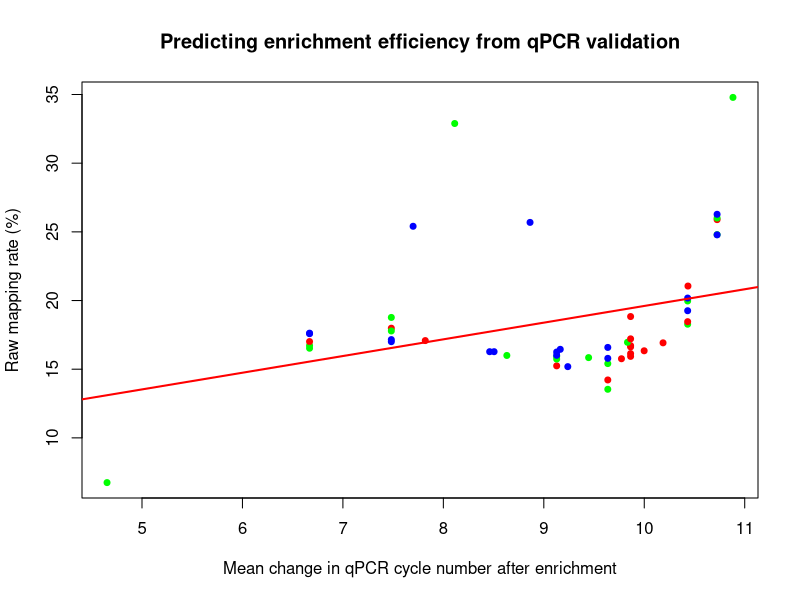
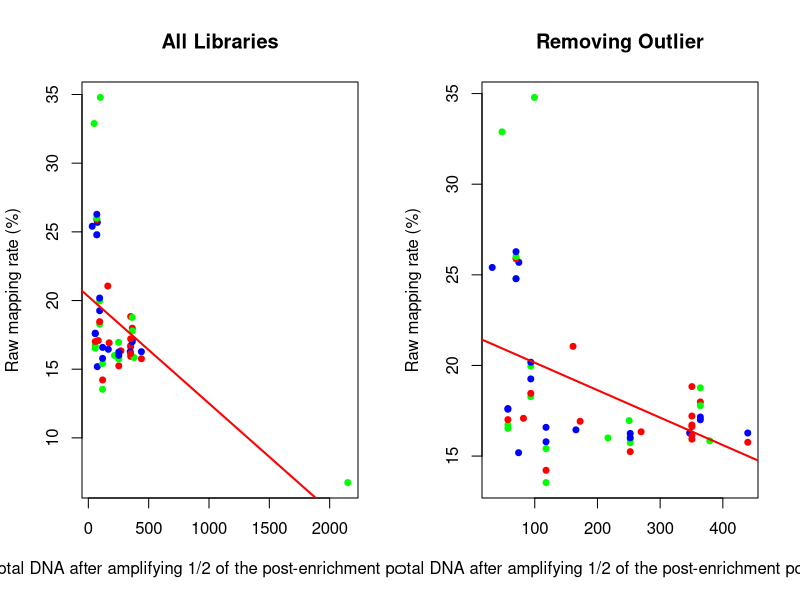
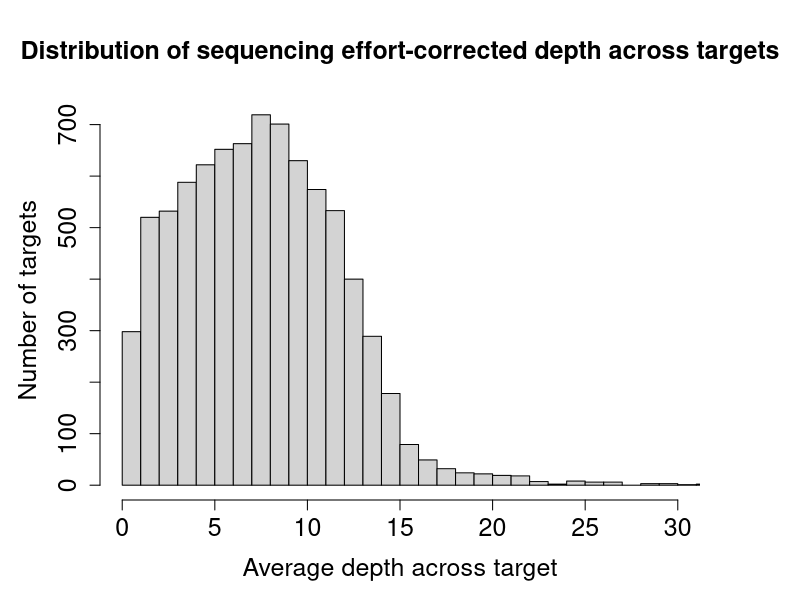
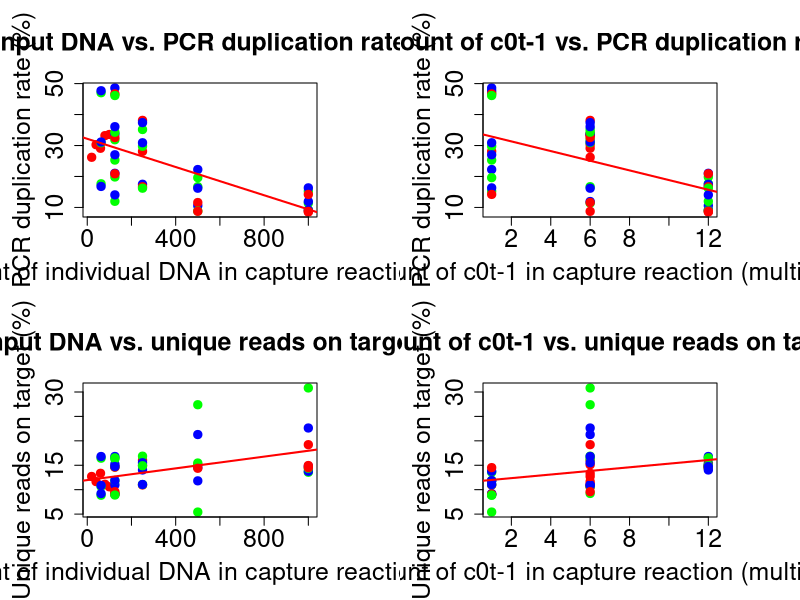
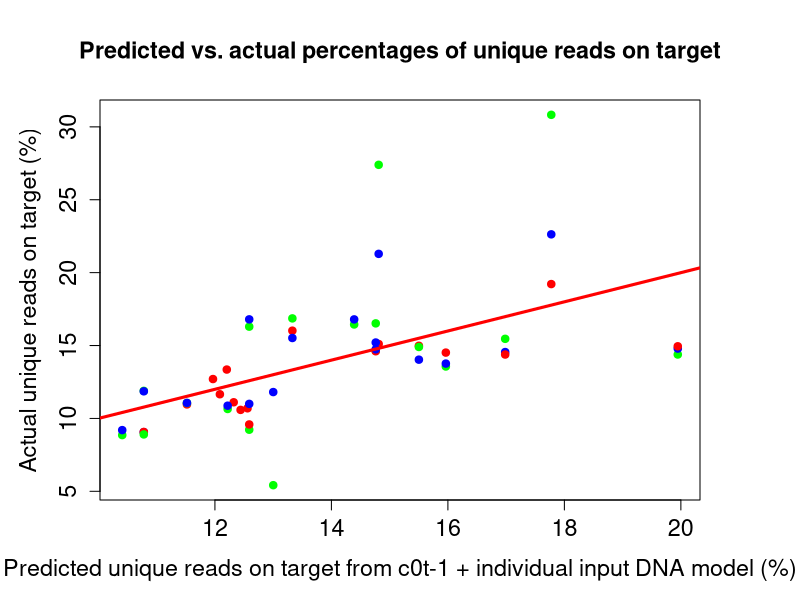

Generate these figures, in order, with R:
setwd("~/src/ambystomaCapture//")
mappingStatsNoDSN <- read.csv("mappingStats.csv", stringsAsFactors=FALSE)
mappingStatsNoDSN$post.50_uL_PCR_totalDNA <- mappingStatsNoDSN$post.50_uL_PCR_concentration_cleaned * 50
mappingStatsNoDSN$CTSonly6iterRawMapRatePERCENT <- mappingStatsNoDSN$CTSonly6iterRawMapRate * 100
mappingStatsNoDSN$CTSonly6iterDiscountMapRatePERCENT <- mappingStatsNoDSN$CTSonly6iterDiscountMapRate * 100
mappingStatsNoDSN$CTSonly6iterPercDupesPERCENT <- mappingStatsNoDSN$CTSonly6iterPercDupes * 100


# Figure 3
png("~/Box Sync//UCLA/Research/Papers/ambystoma_optimization/finalFigures/Fig3_qPCRave_to_rawMappingRate.png", width=600, height=600, units="px")
plot(mappingStatsNoDSN$CTSonly6iterRawMapRatePERCENT ~ mappingStatsNoDSN$Ave_delta_Cp, col=mappingStatsNoDSN$individual, pch=20, xlab="Mean change in qPCR cycle number after enrichment", ylab="Raw mapping rate (%)", main="Predicting enrichment efficiency from qPCR validation", cex=1.2)
abline(lm(mappingStatsNoDSN$CTSonly6iterRawMapRatePERCENT ~ mappingStatsNoDSN$Ave_delta_Cp), lwd=2, col="red")
dev.off()

# Figure 4
png("~/Box Sync//UCLA/Research/Papers/ambystoma_optimization/finalFigures/Fig4_PCRconcentration_to_rawMappingRate.png", width=1000, height=500, units="px")
par(mfrow=c(1,2))
plot(mappingStatsNoDSN$CTSonly6iterRawMapRatePERCENT ~ mappingStatsNoDSN$post.50_uL_PCR_totalDNA, col=mappingStatsNoDSN$individual, pch=20, xlab="Total DNA after amplifying 1/2 of the post-enrichment pool (ng)", ylab="Raw mapping rate (%)", main="All Libraries", cex=1.2)
abline(lm(mappingStatsNoDSN$CTSonly6iterRawMapRatePERCENT ~ mappingStatsNoDSN$post.50_uL_PCR_totalDNA), lwd=2, col="red")
plot(mappingStatsNoDSN$CTSonly6iterRawMapRatePERCENT[-18] ~ mappingStatsNoDSN$post.50_uL_PCR_totalDNA[-18], col=mappingStatsNoDSN$individual[-18], pch=20, xlab="Total DNA after amplifying 1/2 of the post-enrichment pool (ng)", ylab="Raw mapping rate (%)", main="Removing Outlier", cex=1.2)
abline(lm(mappingStatsNoDSN$CTSonly6iterRawMapRatePERCENT[-18] ~ mappingStatsNoDSN$post.50_uL_PCR_totalDNA[-18]), col="red", lwd=2)
dev.off()

# Figure 5: showing average target depth
# Within analyzeTargets.R
targetStatsAve <- read.csv("targetMetricsRENAMED.aveDepths.txt", sep="\t")
png("~/Box Sync//UCLA/Research/Papers/ambystoma_optimization/finalFigures/Fig5_targetAveDepths.png", width=600, height=600, units="px")
par(mar=c(5,5,5,5))
hist(targetStatsAve$AverageTargetDepthAcrossHSP, breaks=500, xlim=c(0,30), xlab="Average depth across target", ylab="Number of targets", main="Distribution of sequencing effort-corrected depth across targets", cex.axis=1.5, cex.lab=1.5, cex.main=1.5)
dev.off()

# Figure 6--4 panel showing reduction in PCR duplication rates with different variables and increase in unique read on target rate
png("~/Box Sync//UCLA/Research/Papers/ambystoma_optimization/finalFigures/Fig6_four-panel.png", width=1200, height=1200, units="px")
par(mfrow=c(2,2), mar=c(5,5,5,5))
# PCR duplication rates
plot(mappingStatsNoDSN$individual_dna_in_capture, mappingStatsNoDSN$CTSonly6iterPercDupesPERCENT, col=c(mappingStatsNoDSN$individual), cex=2, pch=20, xlab="Amount of individual DNA in capture reaction (ng)", ylab="PCR duplication rate (%)", main="Input DNA vs. PCR duplication rate", cex.lab=1.8, cex.main=1.8, cex.axis=1.8)
abline(lm(mappingStatsNoDSN$CTSonly6iterPercDupesPERCENT ~ mappingStatsNoDSN$individual_dna_in_capture), lwd=2, col="red")
plot(mappingStatsNoDSN$cot.multiplier, mappingStatsNoDSN$CTSonly6iterPercDupesPERCENT, col=mappingStatsNoDSN$individual, cex=2, pch=20, xlab="Amount of c0t-1 in capture reaction (multiplier)", ylab="PCR duplication rate (%)", main="Amount of c0t-1 vs. PCR duplication rate", cex.lab=1.8, cex.main=1.8, cex.axis=1.8)
abline(lm(mappingStatsNoDSN$CTSonly6iterPercDupesPERCENT ~ mappingStatsNoDSN$cot.multiplier), lwd=2, col="red")
# Discounted map rates
plot(mappingStatsNoDSN$individual_dna_in_capture, mappingStatsNoDSN$CTSonly6iterDiscountMapRatePERCENT, col=mappingStatsNoDSN$individual, cex=2, pch=20, xlab="Amount of individual DNA in capture reaction (ng)", ylab="Unique reads on target (%)", main="Input DNA vs. unique reads on target", cex.lab=1.8, cex.main=1.8, cex.axis=1.8)
abline(lm(mappingStatsNoDSN$CTSonly6iterDiscountMapRatePERCENT ~ mappingStatsNoDSN$individual_dna_in_capture), lwd=2, col="red")
plot(mappingStatsNoDSN$cot.multiplier, mappingStatsNoDSN$CTSonly6iterDiscountMapRatePERCENT, col=mappingStatsNoDSN$individual, cex=2, pch=20, xlab="Amount of c0t-1 in capture reaction (multiplier)", ylab="Unique reads on target (%)", main="Amount of c0t-1 vs. unique reads on target", cex.lab=1.8, cex.main=1.8, cex.axis=1.8)
abline(lm(mappingStatsNoDSN$CTSonly6iterDiscountMapRatePERCENT ~ mappingStatsNoDSN$cot.multiplier), lwd=2, col="red")
dev.off()

# Figure 7: showing predicted vs. expected values for two-variable model
png("~/Box Sync//UCLA/Research/Papers/ambystoma_optimization/finalFigures/Fig7_predictedVsRealValues.png", width=600, height=600, units="px")
par(mar=c(5,5,5,5))
twoVarModel <- lm(mappingStatsNoDSN$CTSonly6iterDiscountMapRatePERCENT ~ mappingStatsNoDSN$cot.multiplier + mappingStatsNoDSN$individual_dna_in_capture)
plot(twoVarModel$fitted.values, mappingStatsNoDSN$CTSonly6iterDiscountMapRatePERCENT, cex=1.5, pch=20, xlab="Predicted unique reads on target from c0t-1 + individual input DNA model (%)", ylab="Actual unique reads on target (%)", main="Predicted vs. actual percentages of unique reads on target", cex.lab=1.4, cex.main=1.4, cex.axis=1.4, col=mappingStatsNoDSN$individual)
abline(coef=c(0,1), lwd=3, col="red")
dev.off()


#summary(twoVarModel)


# Table 3: Model comparison for discounted mapping rate
  # Input DNA only
summary(lm(mappingStatsNoDSN$CTSonly6iterDiscountMapRate ~ mappingStatsNoDSN$individual_dna_in_capture))
AIC(lm(mappingStatsNoDSN$CTSonly6iterDiscountMapRate ~ mappingStatsNoDSN$individual_dna_in_capture))
BIC(lm(mappingStatsNoDSN$CTSonly6iterDiscountMapRate ~ mappingStatsNoDSN$individual_dna_in_capture))
  # cot1 only
summary(lm(mappingStatsNoDSN$CTSonly6iterDiscountMapRate ~ mappingStatsNoDSN$cot.multiplier))
AIC(lm(mappingStatsNoDSN$CTSonly6iterDiscountMapRate ~ mappingStatsNoDSN$cot.multiplier))
BIC(lm(mappingStatsNoDSN$CTSonly6iterDiscountMapRate ~ mappingStatsNoDSN$cot.multiplier))
  # individual only
summary(lm(mappingStatsNoDSN$CTSonly6iterDiscountMapRate ~ mappingStatsNoDSN$individual))
AIC(lm(mappingStatsNoDSN$CTSonly6iterDiscountMapRate ~ mappingStatsNoDSN$individual))
BIC(lm(mappingStatsNoDSN$CTSonly6iterDiscountMapRate ~ mappingStatsNoDSN$individual))
  # Input DNA and cot-1
summary(lm(mappingStatsNoDSN$CTSonly6iterDiscountMapRate ~ mappingStatsNoDSN$individual_dna_in_capture + mappingStatsNoDSN$cot.multiplier))
AIC(lm(mappingStatsNoDSN$CTSonly6iterDiscountMapRate ~ mappingStatsNoDSN$individual_dna_in_capture + mappingStatsNoDSN$cot.multiplier))
BIC(lm(mappingStatsNoDSN$CTSonly6iterDiscountMapRate ~ mappingStatsNoDSN$individual_dna_in_capture + mappingStatsNoDSN$cot.multiplier))
  # cot-1 and individual ID
summary(lm(mappingStatsNoDSN$CTSonly6iterDiscountMapRate ~ mappingStatsNoDSN$cot.multiplier + mappingStatsNoDSN$individual))
AIC(lm(mappingStatsNoDSN$CTSonly6iterDiscountMapRate ~ mappingStatsNoDSN$cot.multiplier + mappingStatsNoDSN$individual))
BIC(lm(mappingStatsNoDSN$CTSonly6iterDiscountMapRate ~ mappingStatsNoDSN$cot.multiplier + mappingStatsNoDSN$individual))
  # Input DNA and individual ID
summary(lm(mappingStatsNoDSN$CTSonly6iterDiscountMapRate ~ mappingStatsNoDSN$individual_dna_in_capture + mappingStatsNoDSN$individual))
AIC(lm(mappingStatsNoDSN$CTSonly6iterDiscountMapRate ~ mappingStatsNoDSN$individual_dna_in_capture + mappingStatsNoDSN$individual))
BIC(lm(mappingStatsNoDSN$CTSonly6iterDiscountMapRate ~ mappingStatsNoDSN$individual_dna_in_capture + mappingStatsNoDSN$individual))
  # Input DNA and cot-1 and individual ID
summary(lm(mappingStatsNoDSN$CTSonly6iterDiscountMapRate ~ mappingStatsNoDSN$individual_dna_in_capture + mappingStatsNoDSN$cot.multiplier + mappingStatsNoDSN$individual))
AIC(lm(mappingStatsNoDSN$CTSonly6iterDiscountMapRate ~ mappingStatsNoDSN$individual_dna_in_capture + mappingStatsNoDSN$cot.multiplier + mappingStatsNoDSN$individual))
BIC(lm(mappingStatsNoDSN$CTSonly6iterDiscountMapRate ~ mappingStatsNoDSN$individual_dna_in_capture + mappingStatsNoDSN$cot.multiplier + mappingStatsNoDSN$individual))



# Table 4: Model comparison for depth across HSP
# Input DNA only
summary(lm(mappingStatsNoDSN$AverageTargetDepthAcrossHSP ~ mappingStatsNoDSN$individual_dna_in_capture))
AIC(lm(mappingStatsNoDSN$AverageTargetDepthAcrossHSP ~ mappingStatsNoDSN$individual_dna_in_capture))
BIC(lm(mappingStatsNoDSN$AverageTargetDepthAcrossHSP ~ mappingStatsNoDSN$individual_dna_in_capture))
# cot1 only
summary(lm(mappingStatsNoDSN$AverageTargetDepthAcrossHSP ~ mappingStatsNoDSN$cot.multiplier))
AIC(lm(mappingStatsNoDSN$AverageTargetDepthAcrossHSP ~ mappingStatsNoDSN$cot.multiplier))
BIC(lm(mappingStatsNoDSN$AverageTargetDepthAcrossHSP ~ mappingStatsNoDSN$cot.multiplier))
# individual only
summary(lm(mappingStatsNoDSN$AverageTargetDepthAcrossHSP ~ mappingStatsNoDSN$individual))
AIC(lm(mappingStatsNoDSN$AverageTargetDepthAcrossHSP ~ mappingStatsNoDSN$individual))
BIC(lm(mappingStatsNoDSN$AverageTargetDepthAcrossHSP ~ mappingStatsNoDSN$individual))
# Input DNA and cot-1
summary(lm(mappingStatsNoDSN$AverageTargetDepthAcrossHSP ~ mappingStatsNoDSN$individual_dna_in_capture + mappingStatsNoDSN$cot.multiplier))
AIC(lm(mappingStatsNoDSN$AverageTargetDepthAcrossHSP ~ mappingStatsNoDSN$individual_dna_in_capture + mappingStatsNoDSN$cot.multiplier))
BIC(lm(mappingStatsNoDSN$AverageTargetDepthAcrossHSP ~ mappingStatsNoDSN$individual_dna_in_capture + mappingStatsNoDSN$cot.multiplier))
# cot-1 and individual ID
summary(lm(mappingStatsNoDSN$AverageTargetDepthAcrossHSP ~ mappingStatsNoDSN$cot.multiplier + mappingStatsNoDSN$individual))
AIC(lm(mappingStatsNoDSN$AverageTargetDepthAcrossHSP ~ mappingStatsNoDSN$cot.multiplier + mappingStatsNoDSN$individual))
BIC(lm(mappingStatsNoDSN$AverageTargetDepthAcrossHSP ~ mappingStatsNoDSN$cot.multiplier + mappingStatsNoDSN$individual))
# Input DNA and individual ID
summary(lm(mappingStatsNoDSN$AverageTargetDepthAcrossHSP ~ mappingStatsNoDSN$individual_dna_in_capture + mappingStatsNoDSN$individual))
AIC(lm(mappingStatsNoDSN$AverageTargetDepthAcrossHSP ~ mappingStatsNoDSN$individual_dna_in_capture + mappingStatsNoDSN$individual))
BIC(lm(mappingStatsNoDSN$AverageTargetDepthAcrossHSP ~ mappingStatsNoDSN$individual_dna_in_capture + mappingStatsNoDSN$individual))
# Input DNA and cot-1 and individual ID
summary(lm(mappingStatsNoDSN$AverageTargetDepthAcrossHSP ~ mappingStatsNoDSN$individual_dna_in_capture + mappingStatsNoDSN$cot.multiplier + mappingStatsNoDSN$individual))
AIC(lm(mappingStatsNoDSN$AverageTargetDepthAcrossHSP ~ mappingStatsNoDSN$individual_dna_in_capture + mappingStatsNoDSN$cot.multiplier + mappingStatsNoDSN$individual))
BIC(lm(mappingStatsNoDSN$AverageTargetDepthAcrossHSP ~ mappingStatsNoDSN$individual_dna_in_capture + mappingStatsNoDSN$cot.multiplier + mappingStatsNoDSN$individual))
















# # Generate the nested models
# cot1Mod <- lm(mappingStatsNoDSN$CTSonly6iterDiscountMapRate ~ mappingStatsNoDSN$cot.multiplier)
# inputDNAmod <- lm(mappingStatsNoDSN$CTSonly6iterDiscountMapRate ~ mappingStatsNoDSN$individual_dna_in_capture)
# individualMod <- lm(mappingStatsNoDSN$CTSonly6iterDiscountMapRate ~ mappingStatsNoDSN$individual)
# cot1AndInputDNAmod <- lm(mappingStatsNoDSN$CTSonly6iterDiscountMapRate ~ mappingStatsNoDSN$cot.multiplier + mappingStatsNoDSN$individual_dna_in_capture)
# cot1AndIndividualMod <- lm(mappingStatsNoDSN$CTSonly6iterDiscountMapRate ~ mappingStatsNoDSN$cot.multiplier + mappingStatsNoDSN$individual)
# inputDNAandIndividualMod <- lm(mappingStatsNoDSN$CTSonly6iterDiscountMapRate ~ mappingStatsNoDSN$individual_dna_in_capture + mappingStatsNoDSN$individual)
# all3Mod <- lm(mappingStatsNoDSN$CTSonly6iterDiscountMapRate ~ mappingStatsNoDSN$individual_dna_in_capture + mappingStatsNoDSN$cot.multiplier + mappingStatsNoDSN$individual)
# 
# 
# cot1AndInputDNAmod <- lm(mappingStatsNoDSN$CTSonly6iterDiscountMapRate ~ mappingStatsNoDSN$cot.multiplier + mappingStatsNoDSN$individual_dna_in_capture + G(mappingStatsNoDSN$individual))
# 
# 
# 
# totalDNAmod <- lm(mappingStatsNoDSN$CTSonly6iterDiscountMapRate ~ mappingStatsNoDSN$total_dna_in_capture)
# all4Mod <- lm(mappingStatsNoDSN$CTSonly6iterDiscountMapRate ~ mappingStatsNoDSN$individual_dna_in_capture + mappingStatsNoDSN$cot.multiplier + mappingStatsNoDSN$individual + mappingStatsNoDSN$total_dna_in_capture)
# all3v2Mod <- lm(mappingStatsNoDSN$CTSonly6iterDiscountMapRate ~ mappingStatsNoDSN$individual_dna_in_capture + mappingStatsNoDSN$cot.multiplier + mappingStatsNoDSN$total_dna_in_capture) 
# 
# 
# 
# # Are CTS/BTS/F1 distinguishable?
# plot(mappingStatsNoDSN$condition, mappingStatsNoDSN$CTSonly6iterDiscountMapRate, col=mappingStatsNoDSN$individual, pch=20, ylab="Discounted capture rate", xlab="Reaction condition number", main="CTS-only assembly after six ARC iterations--looking for differences between CTS/BTS/F1")
# 
# 
# # Looks at predictive power of our variables
# plot(mappingStatsNoDSN$individual_dna_in_capture, mappingStatsNoDSN$CTSonly6iterDiscountMapRate, col=mappingStatsNoDSN$individual, pch=20, cex=1, ylab="Discounted capture rate", xlab="Individual DNA in capture", main="CTS-only assembly after six ARC iterations")
# plot(mappingStatsNoDSN$individual_dna_in_capture, mappingStatsNoDSN$CTSonly6iterRawMapRate, col=mappingStatsNoDSN$individual, pch=20, cex=1, ylab="Discounted capture rate", xlab="Individual DNA in capture", main="RAW MAP")
# plot(mappingStatsNoDSN$individual_dna_in_capture, mappingStatsNoDSN$CTSonly6iterPercDupes, col=mappingStatsNoDSN$individual, pch=20, cex=1, ylab="Discounted capture rate", xlab="Individual DNA in capture", main="CTS-only assembly after six ARC iterations")
# 
# 
# indDNAmod <- lm(mappingStatsNoDSN$CTSonly6iterDiscountMapRate ~ mappingStatsNoDSN$individual_dna_in_capture)
# summary(indDNAmod)
# abline(indDNAmod, col="red", lwd=2)
# indDNAmodResiduals <- resid(indDNAmod)
# indDNAmodInd<- lm(mappingStatsNoDSN$CTSonly6iterDiscountMapRate ~ mappingStatsNoDSN$individual_dna_in_capture + mappingStatsNoDSN$individual)
# summary(indDNAmodInd)
# 
# 
# all3mod <- lm(mappingStatsNoDSN$CTSonly6iterDiscountMapRate ~ mappingStatsNoDSN$individual_dna_in_capture + mappingStatsNoDSN$cot.multiplier + mappingStatsNoDSN$individual)
# summary(all3mod)
# anova(all3mod)
# 
# bothMod <- lm(mappingStatsNoDSN$CTSonly6iterDiscountMapRate ~ mappingStatsNoDSN$individual_dna_in_capture + mappingStatsNoDSN$cot.multiplier)
# plot(bothMod)
# plot(fitted(bothMod), mappingStatsNoDSN$CTSonly6iterDiscountMapRate)
# abline(coef=c(0,1), col="red", lwd=2)
# 
# # Plot of the residuals from the individual DNA model
# plot(mappingStatsNoDSN$individual_dna_in_capture, indDNAmodResiduals, col=mappingStatsNoDSN$individual, pch=20, cex=1, ylab="Residual", xlab="Individual DNA in capture", main="CTS-only assembly after six ARC iterations--residuals from individual input DNA model")
# 
# 
# 
# 
# # cot-1 Analyses
# plot(mappingStatsNoDSN$cot.multiplier, mappingStatsNoDSN$CTSonly6iterDiscountMapRate, col=mappingStatsNoDSN$individual, pch=20, cex=1, ylab="Discounted capture rate", xlab="cot-1 multiplier", main="CTS-only assembly after six ARC iterations")
# cot1mod <- lm(mappingStatsNoDSN$CTSonly6iterDiscountMapRate ~ mappingStatsNoDSN$cot.multiplier)
# summary(cot1mod)
# abline(cot1mod, col="red", lwd=2)
# cot1modResiduals <- resid(cot1mod)
# 
# # Plot of the residuals from the cot-1 model
# plot(mappingStatsNoDSN$individual_dna_in_capture, cot1modResiduals, col=mappingStatsNoDSN$individual, pch=20, cex=1, ylab="Residual", xlab="Individual DNA in capture", main="CTS-only assembly after six ARC iterations--residuals from cot-1 model")
# 
# 
# 
# # Predict individual DNA residuals based on cot-1
# plot(mappingStatsNoDSN$cot.multiplier, indDNAmodResiduals, col=mappingStatsNoDSN$individual, pch=20)
# summary(lm(indDNAmodResiduals ~ mappingStatsNoDSN$cot.multiplier))
# abline(lm(indDNAmodResiduals ~ mappingStatsNoDSN$cot.multiplier), col="red", lwd=2)
# 
# # Predict cot-1 residuals based on input DNA
# plot(mappingStatsNoDSN$individual_dna_in_capture, cot1modResiduals, col=mappingStatsNoDSN$individual, pch=20)
# summary(lm(cot1modResiduals ~ mappingStatsNoDSN$individual_dna_in_capture))
# abline(lm(cot1modResiduals ~ mappingStatsNoDSN$individual_dna_in_capture), col="red", lwd=2)
# 
# 
# 
# 
# summary(lm(mappingStatsNoDSN$CTSonly6iterDiscountMapRate ~ mappingStatsNoDSN$individual_dna_in_capture + mappingStatsNoDSN$cot.multiplier))
# summary(lm(mappingStatsNoDSN$CTSonly6iterDiscountMapRate ~ mappingStatsNoDSN$cot.multiplier))
# summary(lm(mappingStatsNoDSN$CTSonly6iterDiscountMapRate ~ mappingStatsNoDSN$individual_dna_in_capture))
